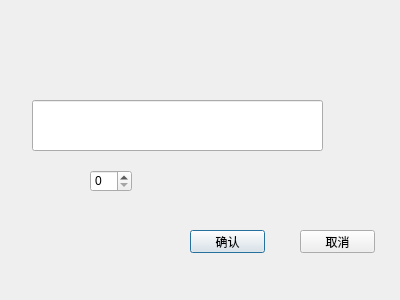
<?xml version="1.0" encoding="UTF-8"?>
<ui version="4.0">
 <class>Dialog</class>
 <widget class="QDialog" name="Dialog">
  <property name="geometry">
   <rect>
    <x>0</x>
    <y>0</y>
    <width>400</width>
    <height>300</height>
   </rect>
  </property>
  <property name="windowTitle">
   <string>Dialog</string>
  </property>
  <widget class="QLineEdit" name="info">
   <property name="geometry">
    <rect>
     <x>32</x>
     <y>100</y>
     <width>291</width>
     <height>51</height>
    </rect>
   </property>
   <property name="font">
    <font>
     <family>Agency FB</family>
     <pointsize>24</pointsize>
    </font>
   </property>
   <property name="text">
    <string/>
   </property>
   <property name="readOnly">
    <bool>false</bool>
   </property>
  </widget>
  <widget class="QPushButton" name="confirm_button">
   <property name="geometry">
    <rect>
     <x>190</x>
     <y>230</y>
     <width>75</width>
     <height>23</height>
    </rect>
   </property>
   <property name="text">
    <string>确认</string>
   </property>
  </widget>
  <widget class="QPushButton" name="cancel_button">
   <property name="geometry">
    <rect>
     <x>300</x>
     <y>230</y>
     <width>75</width>
     <height>23</height>
    </rect>
   </property>
   <property name="text">
    <string>取消</string>
   </property>
  </widget>
  <widget class="QSpinBox" name="value">
   <property name="geometry">
    <rect>
     <x>90</x>
     <y>170</y>
     <width>42</width>
     <height>22</height>
    </rect>
   </property>
  </widget>
 </widget>
 <resources/>
 <connections/>
</ui>
